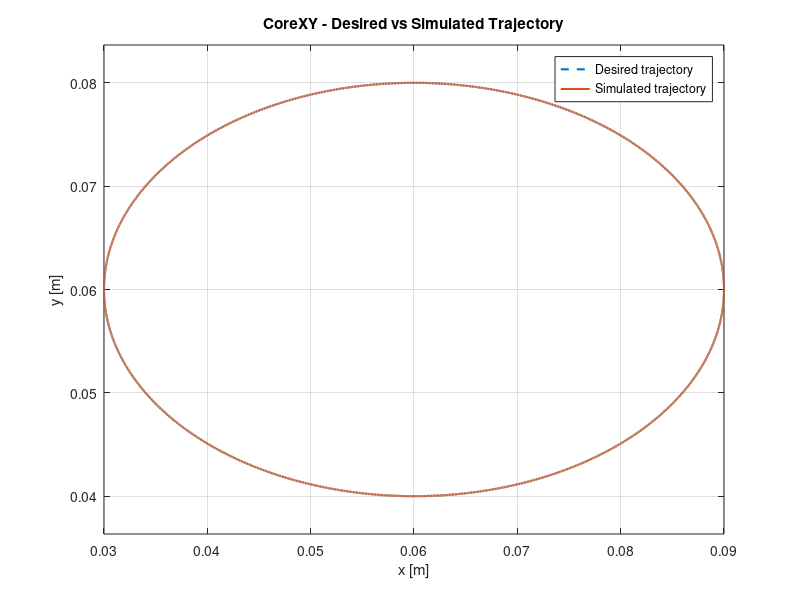
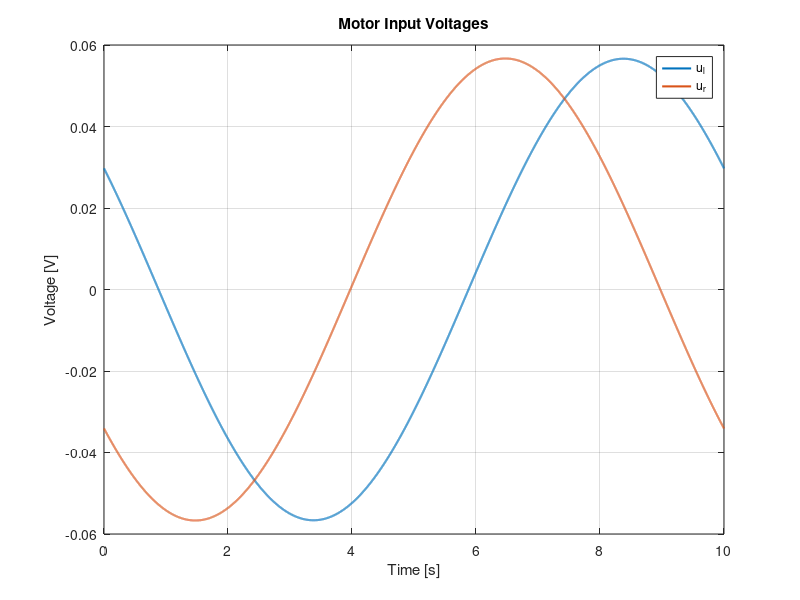
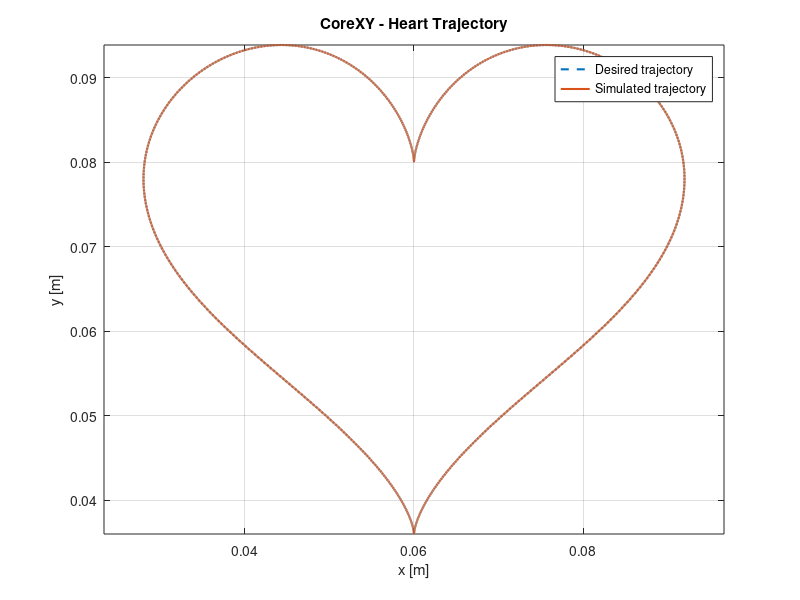
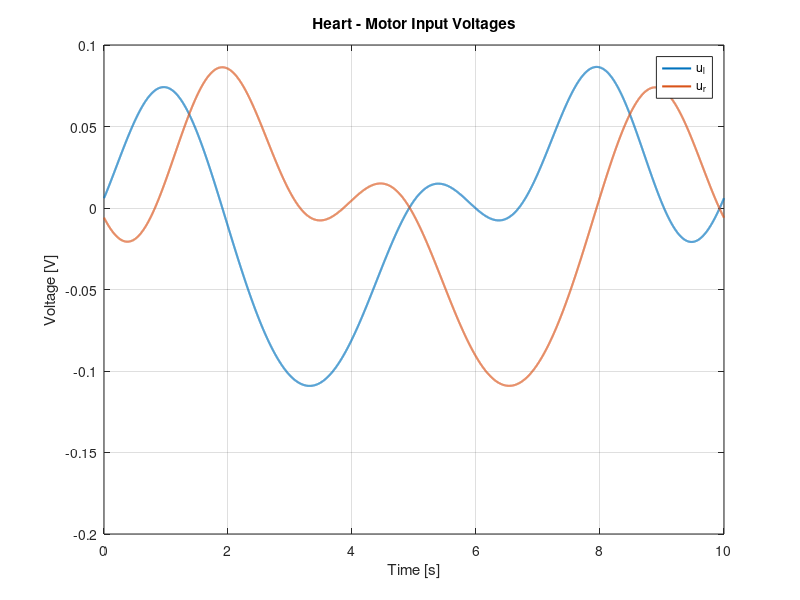

Recreate these plots in MATLAB, in order.
%% Mini project 2026/27 - Modelling of Dynamical Systems 

% Stefano Vitalini Sacconi & Giovanni Masetti

clear; clc; close all;

%% Q1.4 - DRAWING SHAPES

% Parameters
m = 0.3; % Tool head mass [kg]
rm = 0.025; % Motor pulley radius [m]
Jm = 2e-5; % Motor rotational inertia [kg*m^2]
Km = 0.05; % Motor constant [Nm/A] or [V*s/rad]
Rm = 2; % Motor resistance [Ohm]
Lm = 0.01; % Motor inductance [H]
mu_lx = 0.4; % Friction coefficient along x [Ns/m]
mu_ly = 0.5; % Friction coefficient along y [Ns/m]
mu_r = 0.02; % Rolling bearing friction coefficient [Ns/m]
Jeq = Jm + (m*rm^2)/2; % Equivalent rotational inertia
d1 = (rm^2/2)*(mu_lx + mu_ly + 6*mu_r); % Equivalent damping coefficients
d2 = (rm^2/2)*(mu_lx - mu_ly + 2*mu_r); % Equivalent damping coefficients

t_end = 10; % Total simulation time [s]
dt = 0.001; % Time step [s]
t = (0:dt:t_end)';

%% Ellipse trajectory
xc = 0.06; % Ellipse center [m]
yc = 0.06; % Ellipse center [m]
a = 0.03; % Semi-axis along x [m]
b = 0.02; % Semi-axis along y [m]
omega = 2*pi/t_end; % Angular frequency [rad/s]

% Desired position
xd = xc + a*cos(omega*t);
yd = yc + b*sin(omega*t);

% Desired velocity
xd_dot = -a*omega*sin(omega*t);
yd_dot =  b*omega*cos(omega*t);

% Desired acceleration
xd_ddot = -a*omega^2*cos(omega*t);
yd_ddot = -b*omega^2*sin(omega*t);

% Desired jerk (third derivative)
xd_dddot =  a*omega^3*sin(omega*t);
yd_dddot = -b*omega^3*cos(omega*t);

% State space matrices

A = [0  0       1          0         0       0;
     0  0       0          1         0       0;
     0  0     -d1/Jeq   -d2/Jeq    Km/Jeq    0;
     0  0     -d2/Jeq   -d1/Jeq      0     Km/Jeq;
     0  0     -Km/Lm       0      -Rm/Lm     0;
     0  0       0       -Km/Lm       0    -Rm/Lm];

B = [0       0;
     0       0;
     0       0;
     0       0;
     1/Lm    0;
     0       1/Lm];

C = [rm/2   rm/2    0  0  0  0;
     rm/2  -rm/2    0  0  0  0];

% Direct transmission matrix
D = zeros(2,2);

% Create continuous-time state-space model
sys = ss(A,B,C,D);

% Required currents
ix = (Jeq*xd_ddot + (d1+d2)*xd_dot)/(Km*rm);
iy = (Jeq*yd_ddot + (d1-d2)*yd_dot)/(Km*rm);

% Time derivatives of required currents
ix_dot = (Jeq*xd_dddot + (d1+d2)*xd_ddot)/(Km*rm);
iy_dot = (Jeq*yd_dddot + (d1-d2)*yd_ddot)/(Km*rm);

% Required voltages in the decoupled coordinates
ux = Lm*ix_dot + Rm*ix + (Km/rm)*xd_dot;
uy = Lm*iy_dot + Rm*iy + (Km/rm)*yd_dot;

% Convert to left and right motor voltages
ul = ux + uy;
ur = ux - uy;

% Input matrix for simulation
u = [ul, ur];

% Initial state:
% [theta_l, theta_r, omega_l, omega_r, i_l, i_r]
% Initial conditions consistent with desired trajectory
x0 = [(xd(1)+yd(1))/rm;
    (xd(1)-yd(1))/rm;
    (xd_dot(1)+yd_dot(1))/rm;
    (xd_dot(1)-yd_dot(1))/rm;
    ix(1)+iy(1);
    ix(1)-iy(1)];

% Simulate the continuous-time state-space model
[Y, ~, X] = lsim(sys,u,t,x0);

% Simulated tool head positions
x_sim = Y(:,1);
y_sim = Y(:,2);

% Tracking errors
error_x = xd - x_sim;
error_y = yd - y_sim;

% Maximum absolute tracking errors
max_error_x = max(abs(error_x));
max_error_y = max(abs(error_y));

fprintf('Maximum error along x: %.8e m\n', max_error_x);
fprintf('Maximum error along y: %.8e m\n', max_error_y);

%% Ellipse plots
% Desired vs simulated trajectory
figure;
plot(xd,yd,'--','LineWidth',1.5);
hold on;
plot(x_sim,y_sim,'LineWidth',1.5);
grid on;
axis equal;
xlabel('x [m]');
ylabel('y [m]');
title('CoreXY - Desired vs Simulated Trajectory');
legend('Desired trajectory','Simulated trajectory');

% Motor input voltages
figure;
plot(t,ul,'LineWidth',1.5);
hold on;
plot(t,ur,'LineWidth',1.5);
grid on;
xlabel('Time [s]');
ylabel('Voltage [V]');
title('Motor Input Voltages');
legend('u_l','u_r');

%% Heart trajectory
xc_h = 0.06;           % Horizontal reference position [m]
yc_h = 0.07;           % Vertical reference position [m]
s = 0.002;           % Scale factor [m]
omega = 2*pi/t_end;  % One complete heart in t_end seconds

% Desired position
xd_h = xc_h + s*(12*sin(omega*t) - 4*sin(3*omega*t));
yd_h = yc_h + s*(13*cos(omega*t) - 5*cos(2*omega*t) - 2*cos(3*omega*t) - cos(4*omega*t));

% Desired velocity
xd_h_dot = s*omega*(12*cos(omega*t) - 12*cos(3*omega*t));
yd_h_dot = s*omega*(-13*sin(omega*t) + 10*sin(2*omega*t) + 6*sin(3*omega*t) + 4*sin(4*omega*t));

% Desired acceleration
xd_h_ddot = s*omega^2*(-12*sin(omega*t) + 36*sin(3*omega*t));
yd_h_ddot = s*omega^2*(-13*cos(omega*t) + 20*cos(2*omega*t) + 18*cos(3*omega*t) + 16*cos(4*omega*t));

% Desired third derivative
xd_h_dddot = s*omega^3*(-12*cos(omega*t) + 108*cos(3*omega*t));
yd_h_dddot = s*omega^3*(13*sin(omega*t) - 40*sin(2*omega*t) - 54*sin(3*omega*t) - 64*sin(4*omega*t));

% Required currents
ix_h = (Jeq*xd_h_ddot + (d1+d2)*xd_h_dot)/(Km*rm);
iy_h = (Jeq*yd_h_ddot + (d1-d2)*yd_h_dot)/(Km*rm);

% Current derivatives
ix_h_dot = (Jeq*xd_h_dddot + (d1+d2)*xd_h_ddot)/(Km*rm);
iy_h_dot = (Jeq*yd_h_dddot + (d1-d2)*yd_h_ddot)/(Km*rm);

% Required voltages in decoupled coordinates
ux_h = Lm*ix_h_dot + Rm*ix_h + (Km/rm)*xd_h_dot;
uy_h = Lm*iy_h_dot + Rm*iy_h + (Km/rm)*yd_h_dot;

% Motor input voltages
ul_h = ux_h + uy_h;
ur_h = ux_h - uy_h;

% Input matrix
u_h = [ul_h, ur_h];

% Initial conditions
x0_h = [(xd_h(1)+yd_h(1))/rm;
    (xd_h(1)-yd_h(1))/rm;
    (xd_h_dot(1)+yd_h_dot(1))/rm;
    (xd_h_dot(1)-yd_h_dot(1))/rm;
    ix_h(1)+iy_h(1);
    ix_h(1)-iy_h(1)];

% Simulation
[Y_h, ~, X_h] = lsim(sys,u_h,t,x0_h);

% Simulated tool head positions
x_sim_h = Y_h(:,1);
y_sim_h = Y_h(:,2);

% Tracking errors
error_x_h = xd_h - x_sim_h;
error_y_h = yd_h - y_sim_h;

fprintf('Heart - Maximum error x: %.8e m\n', max(abs(error_x_h)));
fprintf('Heart - Maximum error y: %.8e m\n', max(abs(error_y_h)));

%% Heart plots
% Desired vs simulated trajectory
figure;
plot(xd_h,yd_h,'--','LineWidth',1.5);
hold on;
plot(x_sim_h,y_sim_h,'LineWidth',1.5);
grid on;
axis equal;
xlabel('x [m]');
ylabel('y [m]');
title('CoreXY - Heart Trajectory');
legend('Desired trajectory','Simulated trajectory');

% Motor input voltages
figure;
plot(t,ul_h,'LineWidth',1.5);
hold on;
plot(t,ur_h,'LineWidth',1.5);
grid on;
xlabel('Time [s]');
ylabel('Voltage [V]');
title('Heart - Motor Input Voltages');
legend('u_l','u_r');
